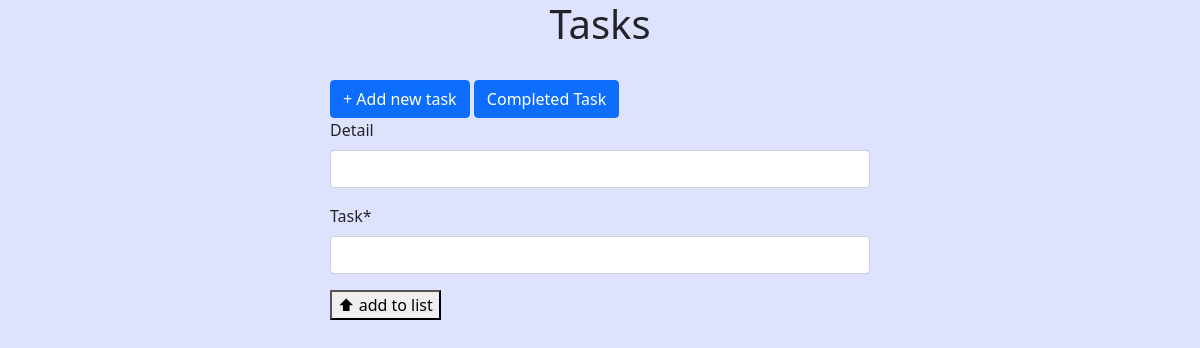
The app's page /add_task, older data.
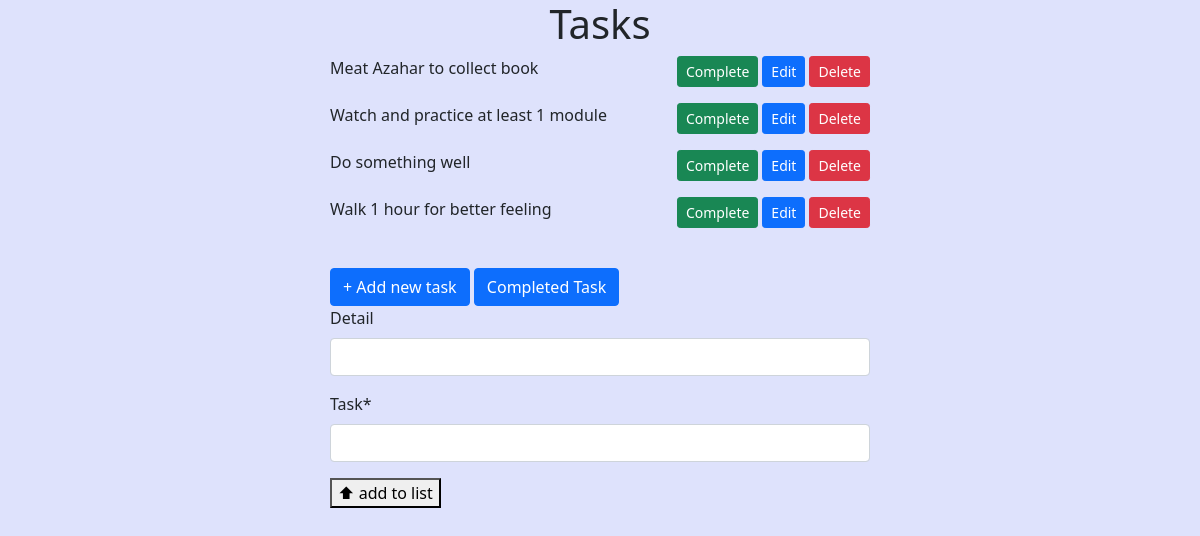
The same page, newer data.
### task/models.py (models this page shows)
class TaskStoreModel(models.Model):
    task = models.CharField(max_length=50)
    detail = models.CharField(max_length=250)
    completed = models.BooleanField(default=False)

### task/views.py (the view)
# urls.py: path('add_task', add_task, name='add_task'),
def add_task(request):
    if request.method == "POST":
        task = TaskStoreForm(request.POST)
        if task.is_valid():
            task.save()
            return redirect('show_tasks')
    else:
        tasks = TaskStoreModel.objects.all()
        form = TaskStoreForm()
        return render(request, 'add_task.html', {'form': form, 'tasks': tasks})

### task/forms.py
class TaskStoreForm(forms.ModelForm):
    task = forms.CharField(max_length=50, widget=forms.TextInput(
        attrs={'autofocus': 'autofocus'}))
    detail = forms.CharField(max_length=250, required=False)
    class Meta:
        model = TaskStoreModel
        fields = {'detail', 'task'}

### task/templates/add_task.html (shortened to what this page needs)
{% extends 'show_tasks.html' %}
{% load crispy_forms_tags %}
{% block add_task %}
<form  method="post">
    {{form | crispy}}
    <button type="submit">⬆ add to list</button>
</form>
{% endblock %}

### task/templates/show_tasks.html (shortened to what this page needs)
{% extends 'base.html' %}
{% block content %}
{% for t in tasks %}
    {% if t.completed == False %}
    <div class = "d-flex justify-content-between bd-highlight mb-3">
        <a>{{t.task}}</a>
        <div class= "d-flex flex-row-reverse">
            <a class = "btn btn-sm btn-danger ms-1" href="../delete/{{t.id}}">Delete</a>
            <a class = "btn btn-sm btn-primary ms-1" href="../edit/{{t.id}}">Edit</a>
            <a class = "btn btn-sm btn-success ms-1" href="../complete/{{t.id}}">Complete</a>
       </div>
    </div>
    {% endif %}
{% endfor %}
<a class="btn btn-primary" href="../add_task">+ Add new task</a>
<a class="btn btn-primary" href="../completed_task">Completed Task</a>
{% block add_task %}{% endblock %}
{% endblock content%}

Row changes from the older to the newer data that the page shows:
added TaskStoreModel: task "Meat Azahar to collect book"
added TaskStoreModel: task "Watch and practice at least 1 module"
added TaskStoreModel: task "Do something well"
added TaskStoreModel: task "Walk 1 hour for better feeling"
